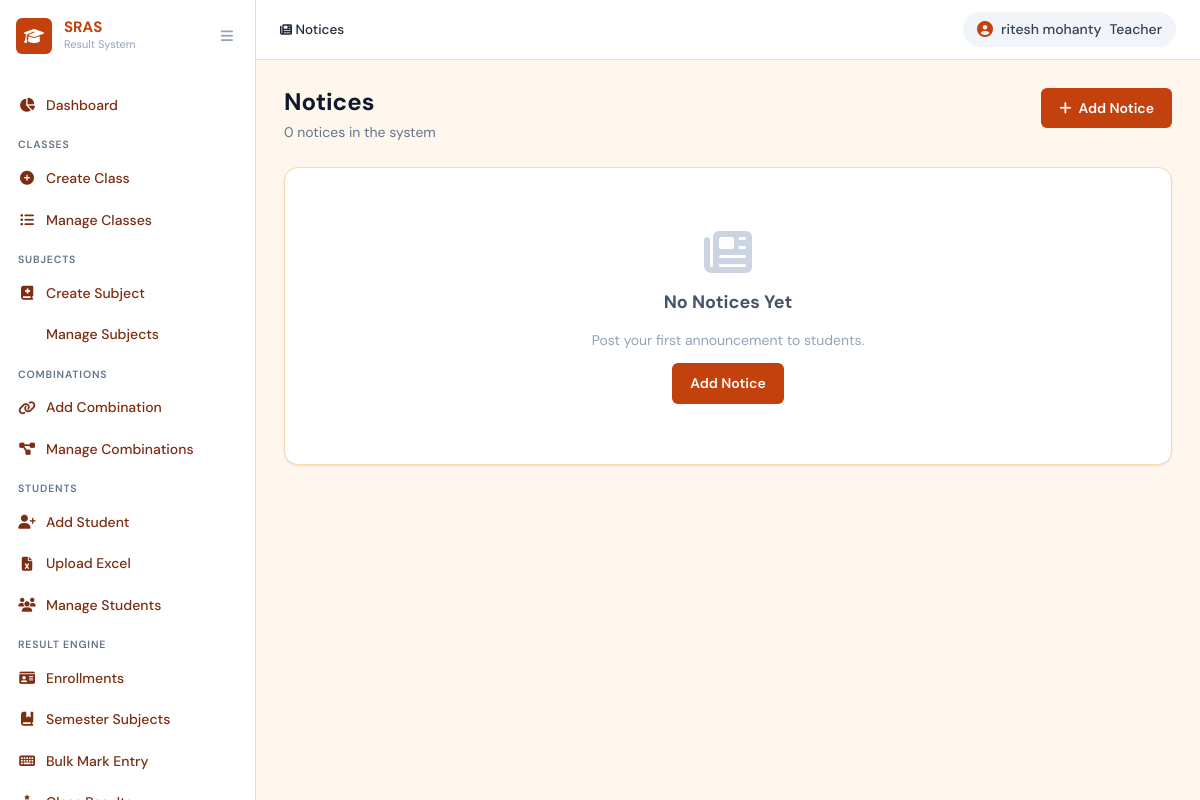
Page /notices/manage/ (signed in) on the earlier database version.
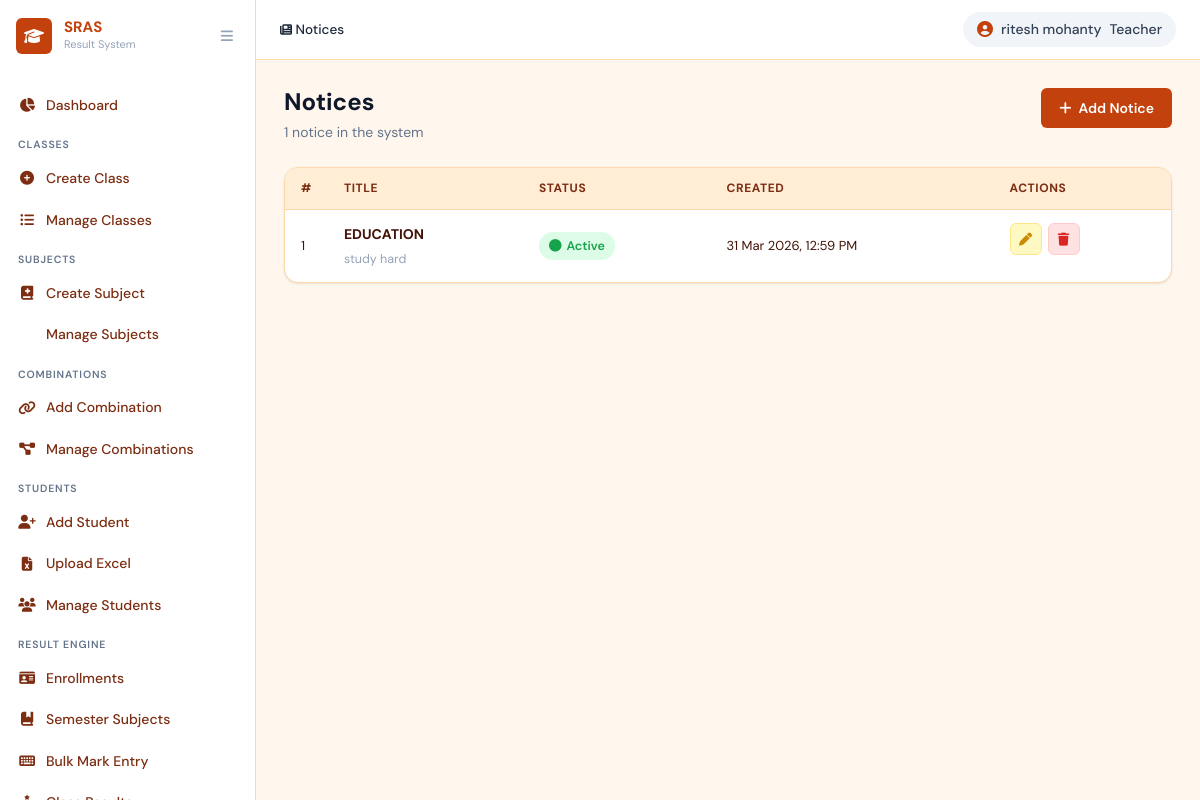
Same page on the later database version.
### core/models.py (models this page shows, shortened)
class Teacher(models.Model):
    name = models.CharField(max_length=150, verbose_name="Full Name")
    email = models.EmailField(unique=True, verbose_name="Email")
    password = models.CharField(max_length=255, verbose_name="Password (hashed)")
    is_active = models.BooleanField(default=True)
    created_at = models.DateTimeField(auto_now_add=True)
    updated_at = models.DateTimeField(auto_now=True)
    class Meta:
        verbose_name = "Teacher"
        verbose_name_plural = "Teachers"
        ordering = ["name"]

class Notice(models.Model):
    title      = models.CharField(max_length=200, verbose_name='Notice Title')
    content    = models.TextField(verbose_name='Content')
    is_active  = models.BooleanField(default=True, verbose_name='Active')
    created_at = models.DateTimeField(auto_now_add=True)
    updated_at = models.DateTimeField(auto_now=True)
    class Meta:
        ordering = ['-created_at']
        verbose_name = 'Notice'
        verbose_name_plural = 'Notices'
    @property
    def short_content(self):
        return self.content[:200] + '...' if len(self.content) > 200 else self.content

### core/views.py (the view)
    def wrapper(request, *args, **kwargs):
        if not _get_current_teacher(request):
            messages.error(request, 'You must be logged in as a teacher.')
            return redirect('login')
        return view_func(request, *args, **kwargs)

### core/views.py (called while the page is built)
def _get_current_teacher(request):
    if request.session.get('user_type') != 'teacher':
        return None
    return Teacher.objects.filter(pk=request.session.get('user_id'), is_active=True).first()

def teacher_required(view_func):
    def wrapper(request, *args, **kwargs):
        if not _get_current_teacher(request):
            messages.error(request, 'You must be logged in as a teacher.')
            return redirect('login')
        return view_func(request, *args, **kwargs)
    wrapper.__name__ = view_func.__name__
    return wrapper

@teacher_required
def notice_list(request):
    return render(request, 'core/notice_list.html', {
        'notices': Notice.objects.order_by('-created_at')
    })

### core/templates/core/notice_list.html (shortened to what this page needs)
{% extends 'core/base.html' %}
{% block breadcrumb %}
<span class="breadcrumb-item active"><i class="fas fa-newspaper"></i> Notices</span>
{% endblock %}
{% block content %}
<div class="page-header">
  <div>
    <h1 class="page-title">Notices</h1>
    <p class="page-subtitle">{{ notices|length }} notice{{ notices|length|pluralize }} in the system</p>
  </div>
  <a href="{% url 'notice_create' %}" class="btn btn-primary"><i class="fas fa-plus"></i> Add Notice</a>
</div>
<div class="section-card">
  {% if notices %}
  <table class="data-table">
    <thead>
      <tr><th>#</th><th>Title</th><th>Status</th><th>Created</th><th>Actions</th></tr>
    </thead>
    <tbody>
      {% for notice in notices %}
      <tr>
        <td class="td-num">{{ forloop.counter }}</td>
        <td>
          <strong>{{ notice.title }}</strong>
          <p class="notice-preview">{{ notice.short_content }}</p>
        </td>
        <td>
          {% if notice.is_active %}
          <span class="status-badge status-pass"><i class="fas fa-circle"></i> Active</span>
          {% else %}
          <span class="status-badge status-inactive"><i class="fas fa-circle"></i> Inactive</span>
          {% endif %}
        </td>
        <td class="text-muted">{{ notice.created_at|date:"d M Y, h:i A" }}</td>
        <td class="td-actions">
          <a href="{% url 'notice_edit' notice.pk %}" class="btn-icon btn-edit"><i class="fas fa-pen"></i></a>
          <a href="{% url 'notice_delete' notice.pk %}" class="btn-icon btn-delete"><i class="fas fa-trash"></i></a>
        </td>
      </tr>
      {% endfor %}
    </tbody>
  </table>
  {% else %}
  <div class="empty-state">
    <i class="fas fa-newspaper"></i>
    <h3>No Notices Yet</h3>
    <p>Post your first announcement to students.</p>
    <a href="{% url 'notice_create' %}" class="btn btn-primary">Add Notice</a>
  </div>
  {% endif %}
</div>
{% endblock %}

### core/templates/core/base.html (shortened to what this page needs)
<!DOCTYPE html>
<html lang="en">
<head>
  <link rel="stylesheet" href="https://cdnjs.cloudflare.com/ajax/libs/font-awesome/6.5.0/css/all.min.css" />
  <link rel="stylesheet" href="/static/css/main.css" />
</head>
<body class="app-layout">
  <aside class="sidebar" id="sidebar">
    <div class="sidebar-header">
      <div class="sidebar-logo">
        <span class="logo-icon"><i class="fas fa-graduation-cap"></i></span>
        <div class="logo-text">
          <span class="logo-title">SRAS</span>
          <span class="logo-sub">Result System</span>
        </div>
      </div>
      <button class="sidebar-toggle" id="sidebarToggle"><i class="fas fa-bars"></i></button>
    </div>
    <nav class="sidebar-nav">
      <div class="nav-section">
        <a href="{% url 'dashboard' %}"
          class="nav-item {% if request.resolver_match.url_name == 'dashboard' %}active{% endif %}">
          <i class="fas fa-chart-pie"></i><span>Dashboard</span>
        </a>
      </div>
      <div class="nav-section">
        <div class="nav-label">Classes</div>
        <a href="{% url 'class_create' %}"
          class="nav-item {% if request.resolver_match.url_name == 'class_create' %}active{% endif %}">
          <i class="fas fa-plus-circle"></i><span>Create Class</span>
        </a>
        <a href="{% url 'class_list' %}"
          class="nav-item {% if request.resolver_match.url_name == 'class_list' %}active{% endif %}">
          <i class="fas fa-list-ul"></i><span>Manage Classes</span>
        </a>
      </div>
      <div class="nav-section">
        <div class="nav-label">Subjects</div>
        <a href="{% url 'subject_create' %}"
          class="nav-item {% if request.resolver_match.url_name == 'subject_create' %}active{% endif %}">
          <i class="fas fa-book-medical"></i><span>Create Subject</span>
        </a>
        <a href="{% url 'subject_list' %}"
          class="nav-item {% if request.resolver_match.url_name == 'subject_list' %}active{% endif %}">
          <span>Manage Subjects</span>
        </a>
      </div>
      <div class="nav-section">
        <div class="nav-label">Combinations</div>
        <a href="{% url 'combination_create' %}"
          class="nav-item {% if request.resolver_match.url_name == 'combination_create' %}active{% endif %}">
          <i class="fas fa-link"></i><span>Add Combination</span>
        </a>
        <a href="{% url 'combination_list' %}"
          class="nav-item {% if request.resolver_match.url_name == 'combination_list' %}active{% endif %}">
          <i class="fas fa-project-diagram"></i><span>Manage Combinations</span>
        </a>
      </div>
      <div class="nav-section">
        <div class="nav-label">Students</div>
        <a href="{% url 'student_create' %}"
          class="nav-item {% if request.resolver_match.url_name == 'student_create' %}active{% endif %}">
          <i class="fas fa-user-plus"></i><span>Add Student</span>
        </a>
        <a href="{% url 'student_upload' %}"
          class="nav-item {% if request.resolver_match.url_name == 'student_upload' %}active{% endif %}">
          <i class="fas fa-file-excel"></i><span>Upload Excel</span>
        </a>
        <a href="{% url 'student_list' %}"
          class="nav-item {% if request.resolver_match.url_name == 'student_list' %}active{% endif %}">
          <i class="fas fa-users"></i><span>Manage Students</span>
        </a>
      </div>
      <div class="nav-section">
        <div class="nav-label">Result Engine</div>
        <a href="{% url 're_enrollment_list' %}"
          class="nav-item {% if 're_enrollment' in request.resolver_match.url_name|default:'' %}active{% endif %}">
          <i class="fas fa-id-card"></i><span>Enrollments</span>
        </a>
        <a href="{% url 're_semester_subject_list' %}"
          class="nav-item {% if 're_semester_subject' in request.resolver_match.url_name|default:'' %}active{% endif %}">
          <i class="fas fa-book-bookmark"></i><span>Semester Subjects</span>
        </a>
        <a href="{% url 're_bulk_entry' %}"
          class="nav-item {% if request.resolver_match.url_name == 're_bulk_entry' %}active{% endif %}">
          <i class="fas fa-keyboard"></i><span>Bulk Mark Entry</span>
        </a>
        <a href="{% url 're_result_list' %}"
          class="nav-item {% if request.resolver_match.url_name == 're_result_list' %}active{% endif %}">
          <i class="fas fa-ranking-star"></i><span>Class Results</span>
        </a>
      </div>
    </nav>
  </aside>
  <main class="main-content" id="mainContent">
    <header class="topbar">
      <div class="topbar-left">
        <nav class="breadcrumb-nav">
          {% block breadcrumb %}{% endblock %}
        </nav>
      </div>
      <div class="topbar-right">
        <span class="topbar-user">
          <i class="fas fa-circle-user"></i>
          {{ request.session.user_name|default:"Teacher" }}
          <span class="role-chip">Teacher</span>
        </span>
      </div>
    </header>
    <div class="page-content">
      {% block content %}{% endblock %}
    </div>
  </main>
</body>
</html>

Differences in the rows shown:
added Notice: title "EDUCATION", short_content "study hard", is_active True (drawn), created_at "31 Mar 2026, 12:59 PM"
Other differences:
{{ notices|length }}: "0" → "1"
text no longer shown: "No Notices Yet Post your first announcement to students. Add Notice"
text now shown: "# TITLE STATUS CREATED ACTIONS"
